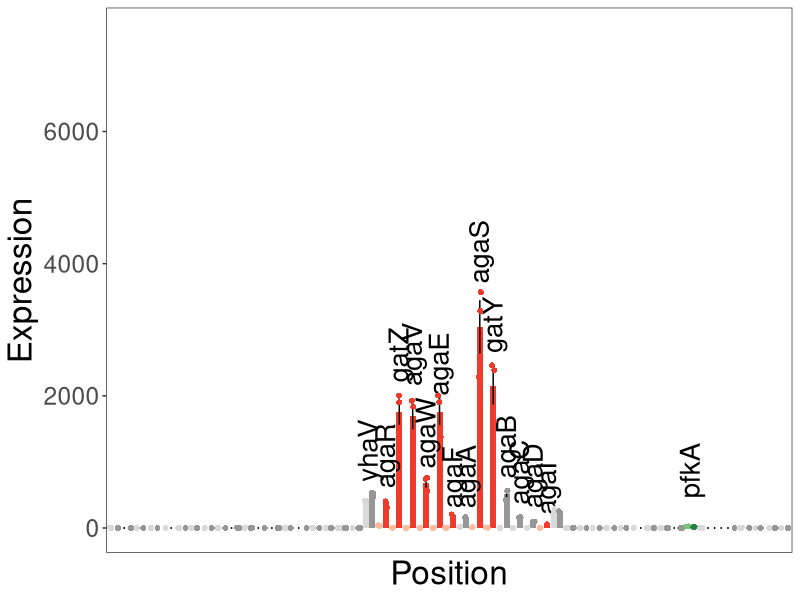
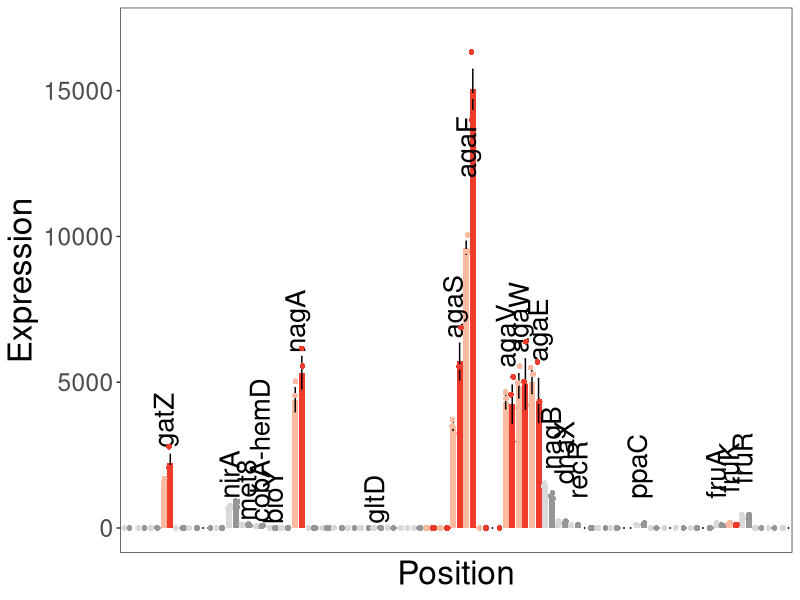
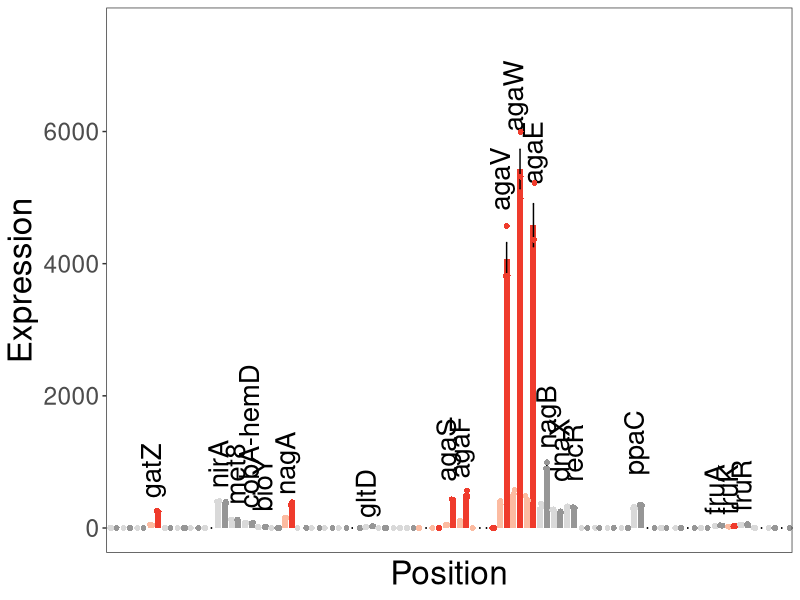
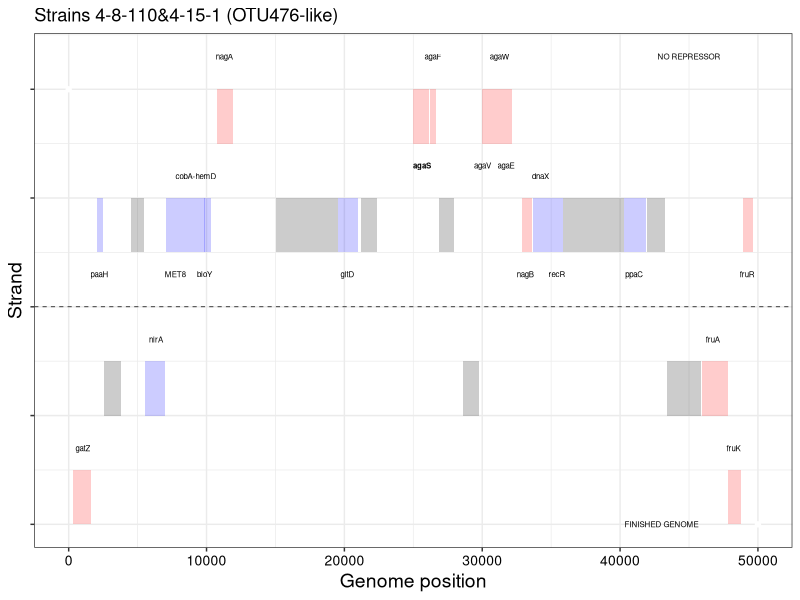
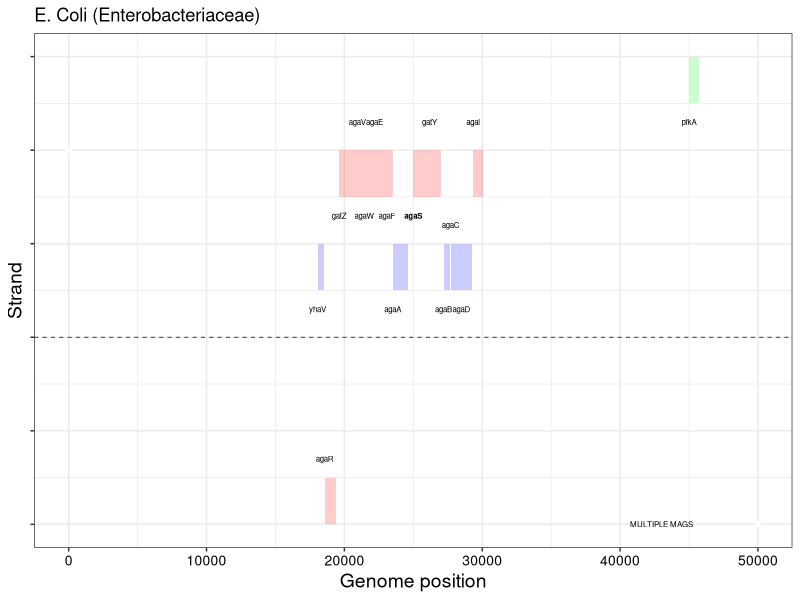

The R script that drew these images, in order:

library(ggplot2)
library(dplyr)
library(forcats)

# 1. Expression levels
# 1.A. E coli
Expr <- read.delim("Ecoli_operon_expr.txt")
str(Expr)
Expr$Pos_1<-as.factor(Expr$Pos_1)
Expr$Pos_2<-as.factor(Expr$Pos_2)
#Expr$Gene<-factor(Expr$Gene,levels=c("agaR","gatZ","agaV","agaW","agaE","agaF","agaA","agaS","gatY","agaB","agaC","agaD","agaI","dist","pfkA"))
str(Expr)
#View(Expr)
ggplot(Expr,aes(x=Pos_2,y=FPKM,fill=Type))+geom_bar(position=position_dodge(),stat="summary")+theme_bw() +
    scale_fill_manual(values=c("#d9d9d9","#fcbba1","#969696","#ef3b2c","#78c679","#238443")) +
    theme(legend.position="non",panel.grid = element_blank()) +
    theme(axis.text.y = element_text(size=rel(2))) +
    theme(axis.text.x = element_blank()) +
    theme(axis.ticks.x = element_blank()) +
    theme(axis.title = element_text(size=24)) +
    xlab("Position") +
    ylab("Expression") +
    annotate("text",x=39,y=700,label="yhaV",size=7, angle=90,vjust=0.6,hjust=0) +
    annotate("text",x=41,y=600,label="agaR",size=7, angle=90,vjust=0.8,hjust=0) +
    annotate("text",x=43,y=2200,label="gatZ",size=7, angle=90,vjust=0.8,hjust=0) +
    annotate("text",x=45,y=2150,label="agaV",size=7, angle=90,vjust=0.8,hjust=0) + 
    annotate("text",x=47,y=900,label="agaW",size=7, angle=90,vjust=0.8,hjust=0) +
    annotate("text",x=49,y=2000,label="agaE",size=7, angle=90,vjust=0.8,hjust=0) + 
    annotate("text",x=51,y=300,label="agaF",size=7, angle=90,vjust=0.8,hjust=0) +
    annotate("text",x=53,y=300,label="agaA",size=7, angle=90,vjust=0.8,hjust=0) + 
    annotate("text",x=55,y=3700,label="agaS",size=7, angle=90,vjust=0.8,hjust=0) +
    annotate("text",x=57,y=2650,label="gatY",size=7, angle=90,vjust=0.8,hjust=0) +
    annotate("text",x=59,y=750,label="agaB",size=7, angle=90,vjust=0.8,hjust=0) +
    annotate("text",x=61,y=350,label="agaC",size=7, angle=90,vjust=0.8,hjust=0) + 
    annotate("text",x=63,y=300,label="agaD",size=7, angle=90,vjust=0.8,hjust=0) +
    annotate("text",x=65,y=200,label="agaI",size=7, angle=90,vjust=0.8,hjust=0) +
    annotate("text",x=87,y=450,label="pfkA",size=7, angle=90,vjust=0.6,hjust=0) +
    ylim(0,7500)+stat_summary(fun.data = 'mean_se', geom = "errorbar", colour = "black",width = 0.2,position = position_dodge(1))+geom_jitter(data = Expr, aes(y = FPKM),size = 2, shape = 21,stroke = 0.01, show.legend = FALSE,position = position_jitterdodge(jitter.height=1,dodge.width = 1))

# 1.B. 4_15_1
Expr <- read.delim("a4_15_1_operon_expr.txt")
str(Expr)
Expr$Pos_1<-as.factor(Expr$Pos_1)
Expr$Pos_2<-as.factor(Expr$Pos_2)
#Expr$Gene<-factor(Expr$Gene,levels=c("agaR","gatZ","agaV","agaW","agaE","agaF","agaA","agaS","gatY","agaB","agaC","agaD","agaI","dist","pfkA"))
str(Expr)
#View(Expr)
ggplot(Expr,aes(x=Pos_2,y=FPKM,fill=Type)) +geom_bar(position=position_dodge(),stat="summary")+scale_fill_manual(values=c("#d9d9d9","#fcbba1","#969696","#ef3b2c")) +theme_bw()+
    theme(legend.position="non",panel.grid = element_blank()) +
    theme(axis.text.y = element_text(size=rel(2))) +
    theme(axis.text.x = element_blank()) +
    theme(axis.ticks.x = element_blank()) +
    theme(axis.title = element_text(size=24)) +
    xlab("Position") +
    ylab("Expression") +
    annotate("text",x=7,y=2750,label="gatZ",size=7, angle=90,vjust=0.5,hjust=0) +
    annotate("text",x=17,y=1000,label="nirA",size=7, angle=90,vjust=0.5,hjust=0) +
    annotate("text",x=19,y=250,label="met8",size=7, angle=90,vjust=0.7,hjust=0) + 
    annotate("text",x=21,y=200,label="cobA-hemD",size=7, angle=90,vjust=0.7,hjust=0) +
    annotate("text",x=23,y=150,label="bioY",size=7, angle=90,vjust=0.7,hjust=0) +
    annotate("text",x=27,y=6000,label="nagA",size=7, angle=90,vjust=0.5,hjust=0) +
    annotate("text",x=39,y=150,label="gltD",size=7, angle=90,vjust=0.5,hjust=0) + 
    annotate("text",x=51,y=6500,label="agaS",size=7, angle=90,vjust=0.5,hjust=0) +
    annotate("text",x=53,y=12000,label="agaF",size=7, angle=90,vjust=0.5,hjust=0) +
    annotate("text",x=59,y=5500,label="agaV",size=7, angle=90,vjust=0.5,hjust=0) +
    annotate("text",x=61,y=6000,label="agaW",size=7, angle=90,vjust=0.5,hjust=0) +
    annotate("text",x=63,y=5700,label="agaE",size=7, angle=90,vjust=0.8,hjust=0) +
    annotate("text",x=65,y=2000,label="nagB",size=7, angle=90,vjust=0.8,hjust=0) +
    annotate("text",x=67,y=1500,label="dnaX",size=7, angle=90,vjust=0.8,hjust=0) +
    annotate("text",x=69,y=1000,label="recR",size=7, angle=90,vjust=0.8,hjust=0) +
    annotate("text",x=79,y=1000,label="ppaC",size=7, angle=90,vjust=0.5,hjust=0) +
    annotate("text",x=91,y=1000,label="fruA",size=7, angle=90,vjust=0.5,hjust=0) +
    annotate("text",x=93,y=1200,label="fruK",size=7, angle=90,vjust=0.5,hjust=0) +
    annotate("text",x=95,y=1500,label="fruR",size=7, angle=90,vjust=0.5,hjust=0) +ylim(0,17000)+stat_summary(fun.data = 'mean_se', geom = "errorbar", colour = "black",width = 0.2,position = position_dodge(1))+geom_jitter(data = Expr, aes(y = FPKM),size = 2, shape = 21,stroke = 0.01, show.legend = FALSE,position = position_jitterdodge(jitter.height=1,dodge.width = 1))

# 1.C. 4_8_110  
Expr <- read.delim("a4_8_110_operon_expr.txt")
str(Expr)
Expr$Pos_1<-as.factor(Expr$Pos_1)
Expr$Pos_2<-as.factor(Expr$Pos_2)
#Expr$Gene<-factor(Expr$Gene,levels=c("agaR","gatZ","agaV","agaW","agaE","agaF","agaA","agaS","gatY","agaB","agaC","agaD","agaI","dist","pfkA"))
str(Expr)
#View(Expr)
ggplot(Expr,aes(x=Pos_2,y=FPKM,fill=Type)) +geom_bar(position=position_dodge(),stat="summary")+scale_fill_manual(values=c("#d9d9d9","#fcbba1","#969696","#ef3b2c")) +theme_bw()+
    theme(legend.position="non",panel.grid = element_blank()) +
    theme(axis.text.y = element_text(size=rel(2))) +
    theme(axis.text.x = element_blank()) +
    theme(axis.ticks.x = element_blank()) +
    theme(axis.title = element_text(size=24)) +
    xlab("Position") +
    ylab("Expression") +
    annotate("text",x=7,y=450,label="gatZ",size=7, angle=90,vjust=0.5,hjust=0) +
    annotate("text",x=17,y=600,label="nirA",size=7, angle=90,vjust=0.5,hjust=0) +
    annotate("text",x=19,y=350,label="met8",size=7, angle=90,vjust=0.7,hjust=0) + 
    annotate("text",x=21,y=300,label="cobA-hemD",size=7, angle=90,vjust=0.7,hjust=0) +
    annotate("text",x=23,y=250,label="bioY",size=7, angle=90,vjust=0.7,hjust=0) +
    annotate("text",x=27,y=500,label="nagA",size=7, angle=90,vjust=0.5,hjust=0) +
    annotate("text",x=39,y=150,label="gltD",size=7, angle=90,vjust=0.5,hjust=0) + 
    annotate("text",x=51,y=700,label="agaS",size=7, angle=90,vjust=0.5,hjust=0) +
    annotate("text",x=53,y=750,label="agaF",size=7, angle=90,vjust=0.5,hjust=0) +
    annotate("text",x=59,y=4800,label="agaV",size=7, angle=90,vjust=0.5,hjust=0) +
    annotate("text",x=61,y=6000,label="agaW",size=7, angle=90,vjust=0.5,hjust=0) +
    annotate("text",x=63,y=5200,label="agaE",size=7, angle=90,vjust=0.8,hjust=0) +
    annotate("text",x=65,y=1200,label="nagB",size=7, angle=90,vjust=0.8,hjust=0) +
    annotate("text",x=67,y=700,label="dnaX",size=7, angle=90,vjust=0.8,hjust=0) +
    annotate("text",x=69,y=700,label="recR",size=7, angle=90,vjust=0.8,hjust=0) +
    annotate("text",x=79,y=800,label="ppaC",size=7, angle=90,vjust=0.5,hjust=0) +
    annotate("text",x=91,y=200,label="fruA",size=7, angle=90,vjust=0.5,hjust=0) +
    annotate("text",x=93,y=200,label="fruK",size=7, angle=90,vjust=0.5,hjust=0) +
    annotate("text",x=95,y=250,label="fruR",size=7, angle=90,vjust=0.5,hjust=0) +ylim(0,7500)+stat_summary(fun.data = 'mean_se', geom = "errorbar", colour = "black",width = 0.2,position = position_dodge(1))+geom_jitter(data = Expr, aes(y = FPKM),size = 2, shape = 21,stroke = 0.01, show.legend = FALSE,position = position_jitterdodge(jitter.height=1,dodge.width = 1))

  
 ##2. geno position
 
 Map <- read.csv("Limits.txt", header=T, sep="")

##2.A. Strains 4-8-110&4-15-1(OTU476-like)

Ct=-1481773

ggplot(dya = Map) + geom_point(mapping = aes(x = Map$X, y = Map$Y),color="white") +
  annotate("rect",xmin=1482111+Ct,xmax=1483427+Ct,ymin=-1.5,ymax=-2.0,alpha=.2,fill="red") + #gatZ-kbaZ
  annotate("text",x=1482811+Ct,y=-1.3,label="gatZ",size=2) +
  annotate("rect",xmin=1483814+Ct,xmax=1484275+Ct,ymin=0.5,ymax=1.0,alpha=.2,fill="blue") + #paaH, hbd, fadB, mmgB
  annotate("text",x=1484014+Ct,y=0.3,label="paaH",size=2) +
  annotate("rect",xmin=1484359+Ct,xmax=1485558+Ct,ymin=-0.5,ymax=-1,alpha=.2,fill="black") + #K07133
  annotate("rect",xmin=1486301+Ct,xmax=1487263+Ct,ymin=0.5,ymax=1,alpha=.2,fill="black") + #?
  annotate("rect",xmin=1487285+Ct,xmax=1488796+Ct,ymin=-0.5,ymax=-1.0,alpha=.2,fill="blue") + #nirA
  annotate("text",x=1488100+Ct,y=-0.3,label="nirA",size=2) +
  annotate("rect",xmin=1488854+Ct,xmax=1489408+Ct,ymin=0.5,ymax=1.0,alpha=.2,fill="blue") + #MET8
  annotate("text",x=1489500+Ct,y=0.3,label="MET8",size=2) +
  annotate("rect",xmin=1489398+Ct,xmax=1491629+Ct,ymin=0.5,ymax=1.0,alpha=.2,fill="blue") + #cobA-hemD
  annotate("text",x=1491000+Ct,y=1.2,label="cobA-hemD",size=2) +
  annotate("rect",xmin=1491619+Ct,xmax=1492128+Ct,ymin=0.5,ymax=1.0,alpha=.2,fill="blue") + #bioY
  annotate("text",x=1491619+Ct,y=0.3,label="bioY",size=2) +
  annotate("rect",xmin=1492548+Ct,xmax=1493687+Ct,ymin=1.5,ymax=2.0,alpha=.2,fill="red") + #nagA
  annotate("text",x=1493050+Ct,y=2.3,label="nagA",size=2) +
  annotate("rect",xmin=1496810+Ct,xmax=1501297+Ct,ymin=0.5,ymax=1.0,alpha=.2,fill="black") + #?
  annotate("rect",xmin=1501297+Ct,xmax=1502736+Ct,ymin=0.5,ymax=1.0,alpha=.2,fill="blue") + #gltD
  annotate("text",x=1502000+Ct,y=0.3,label="gltD",size=2) +
  annotate("rect",xmin=1502949+Ct,xmax=1504172+Ct,ymin=0.5,ymax=1.0,alpha=.2,fill="black") + #?
  annotate("rect",xmin=1506773+Ct,xmax=1507945+Ct,ymin=1.5,ymax=2.0,alpha=.2,fill="red") + #agaS
  annotate("text",x=1507400+Ct,y=1.3,label="agaS",size=2,fontface="bold") +
  annotate("rect",xmin=1507982+Ct,xmax=1508413+Ct,ymin=1.5,ymax=2.0,alpha=.2,fill="red") + #agaF
  annotate("text",x=1508200+Ct,y=2.3,label="agaF",size=2) +
  annotate("rect",xmin=1508628+Ct,xmax=1509740+Ct,ymin=0.5,ymax=1.0,alpha=.2,fill="black") + #K07496
  annotate("rect",xmin=1510380+Ct,xmax=1511540+Ct,ymin=-0.5,ymax=-1.0,alpha=.2,fill="black") + #
  annotate("rect",xmin=1511784+Ct,xmax=1512260+Ct,ymin=1.5,ymax=2.0,alpha=.2,fill="red") + #agaV
  annotate("text",x=1511784+Ct,y=1.3,label="agaV",size=2) +
  annotate("rect",xmin=1512295+Ct,xmax=1513080+Ct,ymin=1.5,ymax=2.0,alpha=.2,fill="red") + #agaW
  annotate("text",x=1513000+Ct,y=2.3,label="agaW",size=2) + 
  annotate("rect",xmin=1513070+Ct,xmax=1513933+Ct,ymin=1.5,ymax=2.0,alpha=.2,fill="red") + #agaE
  annotate("text",x=1513500+Ct,y=1.3,label="agaE",size=2) +
  annotate("rect",xmin=1514662+Ct,xmax=1515390+Ct,ymin=0.5,ymax=1.0,alpha=.2,fill="red") + #nagB
  annotate("text",x=1514900+Ct,y=0.3,label="nagB",size=2) +
  annotate("rect",xmin=1515460+Ct,xmax=1517061+Ct,ymin=0.5,ymax=1.0,alpha=.2,fill="blue") + #dnaX
  annotate("text",x=1516000+Ct,y=1.2,label="dnaX",size=2) +
  annotate("rect",xmin=1517062+Ct,xmax=1517649+Ct,ymin=0.5,ymax=1.0,alpha=.2,fill="blue") + #recR
  annotate("text",x=1517200+Ct,y=0.3,label="recR",size=2) +
  annotate("rect",xmin=1517649+Ct,xmax=1522022+Ct,ymin=0.5,ymax=1.0,alpha=.2,fill="black") +#?
  annotate("rect",xmin=1522032+Ct,xmax=1523633+Ct,ymin=0.5,ymax=1.0,alpha=.2,fill="blue") + #ppaC
  annotate("text",x=1522800+Ct,y=0.3,label="ppaC",size=2) +
  annotate("rect",xmin=1523713+Ct,xmax=1525014+Ct,ymin=0.5,ymax=1.0,alpha=.2,fill="black") +#?
  annotate("rect",xmin=1525200+Ct,xmax=1527665+Ct,ymin=-0.5,ymax=-1.0,alpha=.2,fill="black") +#?
  annotate("rect",xmin=1527737+Ct,xmax=1529626+Ct,ymin=-0.5,ymax=-1.0,alpha=.2,fill="red") + #fruA
  annotate("text",x=1528500+Ct,y=-0.3,label="fruA",size=2) +
  annotate("rect",xmin=1529628+Ct,xmax=1530533+Ct,ymin=-1.5,ymax=-2.0,alpha=.2,fill="red") + #fruK
  annotate("text",x=1529999+Ct,y=-1.3,label="fruK",size=2) +
  annotate("rect",xmin=1530693+Ct,xmax=1531445+Ct,ymin=0.5,ymax=1.0,alpha=.2,fill="red") + #fruR
  annotate("text",x=1531000+Ct,y=0.3,label="fruR",size=2) +
  annotate("text",x=45000,y=2.3,label="NO REPRESSOR",size=2) +
  annotate("text",x=43000,y=-2.0,label="FINISHED GENOME",size=2) +
  geom_hline(yintercept=0,linetype="dashed",size=0.25) +
  ggtitle("Strains 4-8-110&4-15-1 (OTU476-like)") +theme_bw()+
  theme(axis.title=element_text(size=14),axis.text.x = element_text(size=10, color = "black"),axis.text.y = element_blank()) + xlab("Genome position") + ylab("Strand")

##2.B.E.coli(Enterobacteriaceae)
 
Ct=10252

ggplot(dya = Map) + geom_point(mapping = aes(x = Map$X, y = Map$Y),color="white") +
  annotate("rect",xmin=19096+Ct,xmax=19797+Ct,ymin=1.5,ymax=2.0,alpha=.2,fill="red") + #agal
  annotate("text",x=19096+Ct,y=2.3,label="agal",size=2) +
  annotate("rect",xmin=18250+Ct,xmax=19041+Ct,ymin=0.5,ymax=1.0,alpha=.2,fill="blue") + #agaD
  annotate("text",x=18250+Ct,y=0.3,label="agaD",size=2) +
  annotate("rect",xmin=17457+Ct,xmax=18260+Ct,ymin=0.5,ymax=1.0,alpha=.2,fill="blue") + #agaC
  annotate("text",x=17457+Ct,y=1.2,label="agaC",size=2) +
  annotate("rect",xmin=16942+Ct,xmax=17418+Ct,ymin=0.5,ymax=1.0,alpha=.2,fill="blue") + #agaB
  annotate("text",x=16942+Ct,y=0.3,label="agaB",size=2) +
  annotate("rect",xmin=15915+Ct,xmax=16775+Ct,ymin=1.5,ymax=2.0,alpha=.2,fill="red") + #gatY
  annotate("text",x=15915+Ct,y=2.3,label="gatY",size=2) +
  annotate("rect",xmin=14748+Ct,xmax=15902+Ct,ymin=1.5,ymax=2.0,alpha=.2,fill="red") + #agaS
  annotate("text",x=14748+Ct,y=1.3,label="agaS",size=2, fontface="bold") +
  annotate("rect",xmin=13264+Ct,xmax=14397+Ct,ymin=0.5,ymax=1.0,alpha=.2,fill="blue") + #agaA
  annotate("text",x=13264+Ct,y=0.3,label="agaA",size=2) +
  annotate("rect",xmin=12833+Ct,xmax=13267+Ct,ymin=1.5,ymax=2.0,alpha=.2,fill="red") + #agaF
  annotate("text",x=12833+Ct,y=1.3,label="agaF",size=2) +
  annotate("rect",xmin=11937+Ct,xmax=12815+Ct,ymin=1.5,ymax=2.0,alpha=.2,fill="red") + #agaE
  annotate("text",x=11937+Ct,y=2.3,label="agaE",size=2) +
  annotate("rect",xmin=11168+Ct,xmax=11947+Ct,ymin=1.5,ymax=2.0,alpha=.2,fill="red") + #agaW
  annotate("text",x=11168+Ct,y=1.3,label="agaW",size=2) +
  annotate("rect",xmin=10684+Ct,xmax=11157+Ct,ymin=1.5,ymax=2.0,alpha=.2,fill="red") + #agaV
  annotate("text",x=10684+Ct,y=2.3,label="agaV",size=2) +
  annotate("rect",xmin=9381+Ct,xmax=10661+Ct,ymin=1.5,ymax=2.0,alpha=.2,fill="red") + #gatZ
  annotate("text",x=9381+Ct,y=1.3,label="gatZ",size=2) +
  annotate("rect",xmin=8324+Ct,xmax=9133+Ct,ymin=-1.5,ymax=-2.0,alpha=.2,fill="red") + #agaR
  annotate("text",x=8324+Ct,y=-1.3,label="agaR",size=2) +
  annotate("rect",xmin=7805+Ct,xmax=8269+Ct,ymin=0.5,ymax=1.0,alpha=.2,fill="blue") + #yhaV
  annotate("text",x=7805+Ct,y=0.3,label="yhaV",size=2) +
  annotate("rect",xmin=45000,xmax=45700,ymin=2.5,ymax=3.0,alpha=.2,fill="green") + #pfkA
  annotate("text",x=45000,y=2.3,label="pfkA",size=2) +
  annotate("text",x=43000,y=-2.0,label="MULTIPLE MAGS",size=2) +
  geom_hline(yintercept=0,linetype="dashed",size=0.25) +
  ggtitle("E. Coli (Enterobacteriaceae)")  +theme_bw()+
  theme(axis.title=element_text(size=14),axis.text.x = element_text(size=10, color = "black"),axis.text.y = element_blank()) + xlab("Genome position") + ylab("Strand")

 
 


